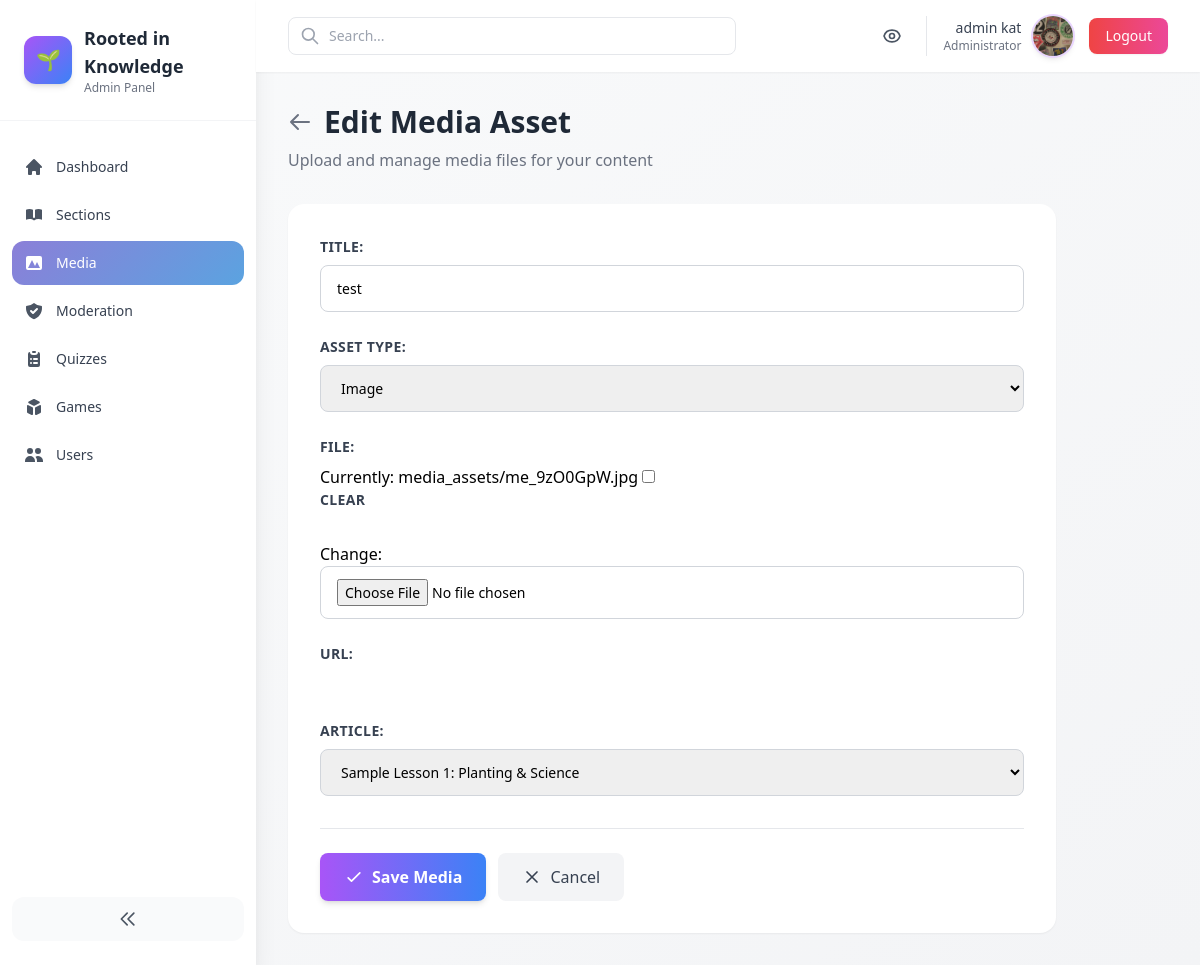
/admin-panel/media/7/edit/ (signed in), run on an earlier commit of the app's database.
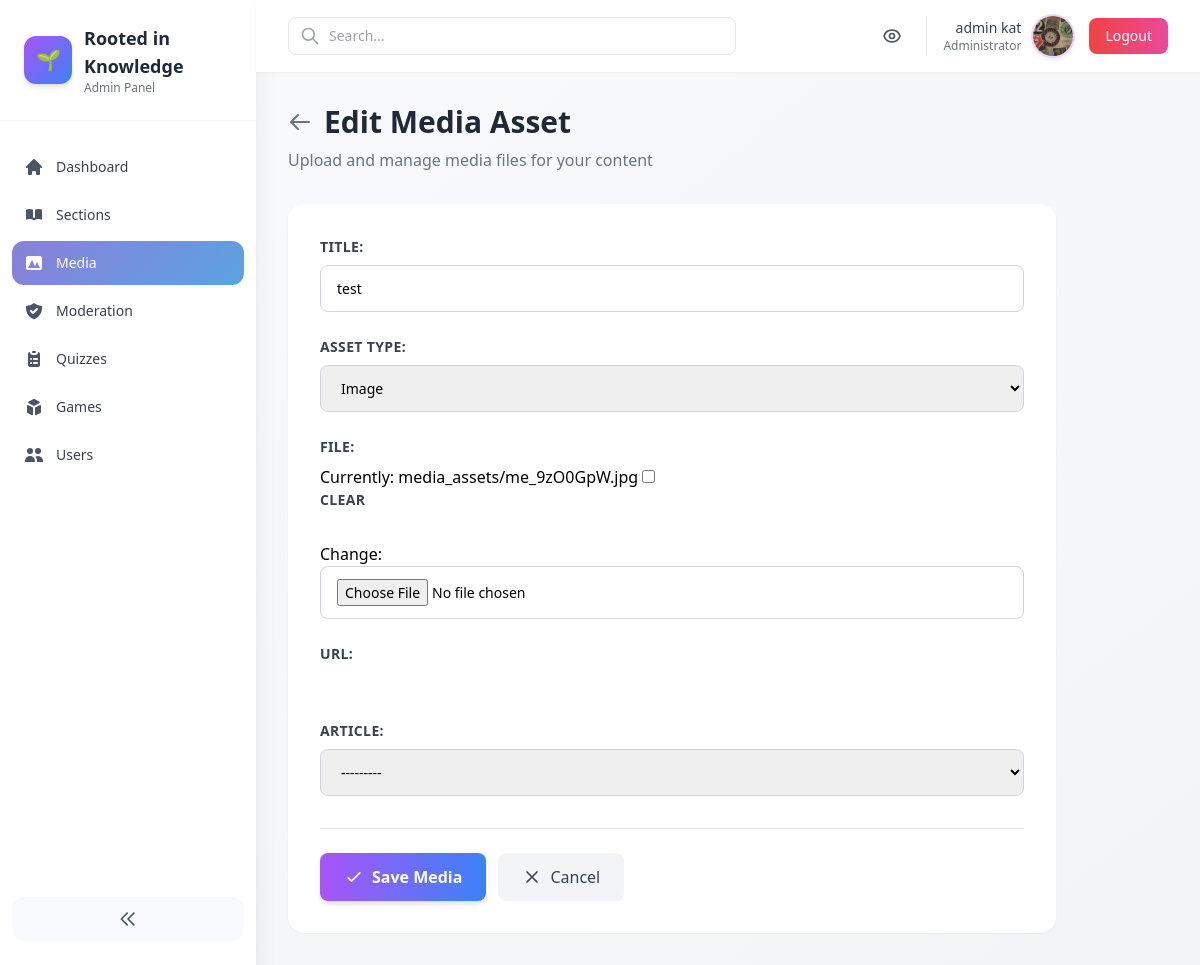
And on a later commit of the database.
### core/models.py (models this page shows, shortened)
class MediaAsset(models.Model):
    TYPE_CHOICES = [
        ('image', 'Image'),
        ('video', 'Video'),
        ('pdf', 'Document/PDF'),
        ('other', 'Other'),
    ]
    title = models.CharField(max_length=200)
    asset_type = models.CharField(max_length=20, choices=TYPE_CHOICES, default='image')
    file = models.FileField(upload_to='media_assets/', blank=True, null=True)
    url = models.URLField(blank=True, null=True)
    article = models.ForeignKey(Article, on_delete=models.SET_NULL, null=True, blank=True)
    uploaded_by = models.ForeignKey(settings.AUTH_USER_MODEL, on_delete=models.SET_NULL, null=True, blank=True)
    created_at = models.DateTimeField(auto_now_add=True)

class Article(models.Model):
    CATEGORY_CHOICES = [
        ('planting', 'Planting & Science'),
        ('culture', 'Culture & History'),
        ('economics', 'Economics & Sustainability'),
        ('creative', 'Creative Minasa'),
    ]
    title = models.CharField(max_length=200)
    slug = models.SlugField(unique=True)
    category = models.CharField(max_length=50, choices=CATEGORY_CHOICES)
    excerpt = models.TextField(blank=True)
    content = models.TextField()
    video = models.FileField(upload_to='videos/', blank=True, null=True)
    pdf = models.FileField(upload_to='pdfs/', blank=True, null=True)
    cover_image = models.ImageField(upload_to='article_covers/', blank=True, null=True)
    created_at = models.DateTimeField(auto_now_add=True)
    def __str__(self):
        return self.title

### core/admin_panel/views.py (the view, shortened to what this page needs)
# urls.py: path('admin-panel/media/<int:pk>/edit/', admin_views.MediaUpdateView.as_view(), name='admin_media_edit'),
@method_decorator(staff_member_required, name='dispatch')
class MediaUpdateView(UpdateView):
    model = MediaAsset
    form_class = MediaForm
    template_name = 'core/admin_panel/media_form.html'
    success_url = reverse_lazy('core:admin_media')

### core/admin_panel/views.py
class MediaForm(forms.ModelForm):
    class Meta:
        model = MediaAsset
        fields = ['title', 'asset_type', 'file', 'url', 'article']

### core/templates/core/admin_panel/media_form.html (shortened to what this page needs)
{% extends 'core/admin_panel/base.html' %}
{% block content %}
<div class="mb-8">
  <div class="flex items-center gap-3 mb-2">
    <a href="{% url 'core:admin_media' %}" class="text-gray-500 hover:text-gray-700">
      <svg class="w-6 h-6" fill="none" stroke="currentColor" viewBox="0 0 24 24">
        <path stroke-linecap="round" stroke-linejoin="round" stroke-width="2" d="M10 19l-7-7m0 0l7-7m-7 7h18"></path>
      </svg>
    </a>
    <h1 class="text-3xl font-bold text-gray-800">{% if form.instance.pk %}Edit{% else %}Add{% endif %} Media Asset</h1>
  </div>
  <p class="text-gray-500">Upload and manage media files for your content</p>
</div>
<div class="max-w-3xl">
  <div class="bg-white rounded-2xl shadow-sm p-8">
    <form method="post" enctype="multipart/form-data">
      <div class="space-y-6">
        {{ form.as_p }}
      </div>
      <div class="mt-8 flex items-center gap-3 pt-6 border-t border-gray-200">
        <button type="submit" class="inline-flex items-center gap-2 px-6 py-3 bg-gradient-to-r from-purple-500 to-blue-500 text-white font-semibold rounded-lg hover:from-purple-600 hover:to-blue-600 transition-all shadow-md hover:shadow-lg">
          <svg class="w-5 h-5" fill="none" stroke="currentColor" viewBox="0 0 24 24">
            <path stroke-linecap="round" stroke-linejoin="round" stroke-width="2" d="M5 13l4 4L19 7"></path>
          </svg>
          Save Media
        </button>
        <a href="{% url 'core:admin_media' %}" class="inline-flex items-center gap-2 px-6 py-3 bg-gray-100 text-gray-700 font-medium rounded-lg hover:bg-gray-200 transition-colors">
          <svg class="w-5 h-5" fill="none" stroke="currentColor" viewBox="0 0 24 24">
            <path stroke-linecap="round" stroke-linejoin="round" stroke-width="2" d="M6 18L18 6M6 6l12 12"></path>
          </svg>
          Cancel
        </a>
      </div>
    </form>
  </div>
</div>
{% endblock %}

What changed in the data, as far as the page shows it:
changed MediaAsset "Image": article "Sample Lesson 1: Planting & Science" → "---------"
